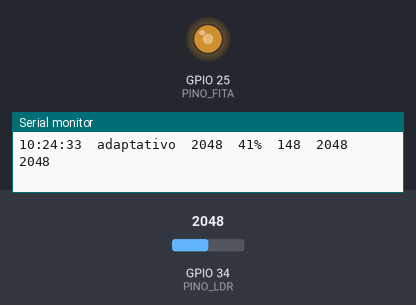
A sketch run on a simulated ESP32. On the bench: output pins drawn as LEDs (lit = HIGH), the last lines printed to the serial monitor. The inputs (shaded band) are chosen by the test bench; at power-on: GPIO 34 (PINO_LDR) = 2048 (analog values on the 0–4095 scale). WiFi joins after 1.5 s; servers stay silent unless stated; the local clock reads 2024-03-15 10:24:30 at power-on unless the sketch sets it.

Above: at 3.2 s.
3.3 s: GPIO 34 (PINO_LDR) set to 2866
At 4.8 s:
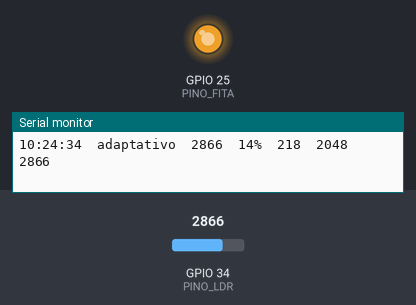
5.1 s: GPIO 34 (PINO_LDR) set to 1228
At 6.3 s:
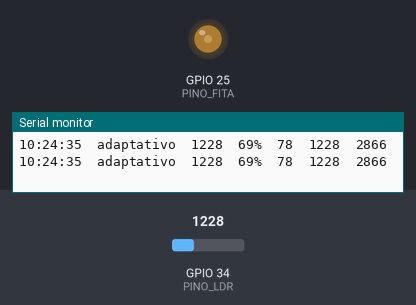
6.7 s: GPIO 34 (PINO_LDR) set to 491
At 7.6 s:
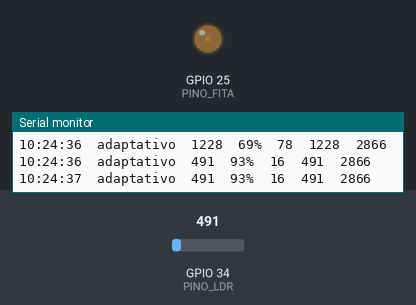
8.3 s: GPIO 34 (PINO_LDR) set to 2047
At 8.9 s:
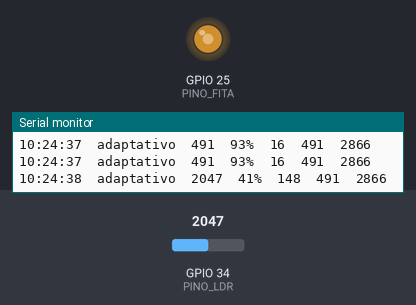
Timing chart, 0 to 10.9 s (numbered marks = the images above; inputs shaded):
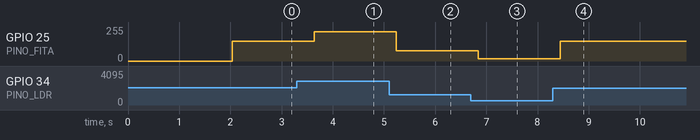

The sketch:

leitura_ldr.ino
```cpp
#include <Arduino.h>
#include <WiFi.h>
#include <esp_sntp.h>
#include <time.h>

constexpr char WIFI_SSID[] = "SUA_REDE";
constexpr char WIFI_SENHA[] = "SUA_SENHA";
constexpr uint32_t INTERVALO_RECONEXAO_MS = 10000;

constexpr char FUSO_HORARIO[] = "HST10";
constexpr char SERVIDOR_NTP_1[] = "a.st1.ora.br";
constexpr char SERVIDOR_NTP_2[] = "pool.ntp.org";

constexpr uint8_t HORA_INICIO_MATINAL = 5;
constexpr uint8_t HORA_FIM_MATINAL = 17;

constexpr uint8_t PINO_LDR = 34;
constexpr uint8_t PINO_FITA = 25;

constexpr uint16_t LEITURA_ESCURO = 3300;
constexpr uint16_t LEITURA_CLARO = 300;

constexpr uint8_t AMOSTRAS = 16;
constexpr uint16_t INTERVALO_MS = 500;
constexpr uint16_t ADC_MAXIMO = 4095;
constexpr uint8_t PWM_MAXIMO = 255;

enum class Modo { DESATIVADO, ADAPTATIVO };

uint16_t menorLeitura = ADC_MAXIMO;
uint16_t maiorLeitura = 0;
uint32_t ultimaTentativaWiFi = 0;

void conectarWiFi() {
  Serial.printf("Wi-Fi: conectando a %s...\n", WIFI_SSID);
  WiFi.begin(WIFI_SSID, WIFI_SENHA);
  ultimaTentativaWiFi = millis();
}

void manterWiFi() {
  if (WiFi.status() == WL_CONNECTED) return;
  if (millis() - ultimaTentativaWiFi < INTERVALO_RECONEXAO_MS) return;
  WiFi.disconnect();
  conectarWiFi();
}

void aoEventoWiFi(WiFiEvent_t evento, WiFiEventInfo_t info) {
  switch (evento) {
    case ARDUINO_EVENT_WIFI_STA_GOT_IP:
      Serial.printf("Wi-Fi: conectado, IP %s\n", WiFi.localIP().toString().c_str());
      break;
    case ARDUINO_EVENT_WIFI_STA_DISCONNECTED:
      Serial.printf("Wi-Fi: desconectado (motivo %u)\n", info.wifi_sta_disconnected.reason);
      break;
    default:
      break;
  }
}

void aoSincronizarRelogio(struct timeval *) {
  struct tm agora;
  getLocalTime(&agora, 0);
  char texto[20];
  strftime(texto, sizeof(texto), "%d/%m/%Y %H:%M:%S", &agora);
  Serial.printf("Relogio: sincronizado, %s (%s)\n", texto, FUSO_HORARIO);
}

bool obterHora(struct tm &agora) {
  return getLocalTime(&agora, 0);
}

Modo escolherModo(bool horaValida, const struct tm &agora) {
  if (!horaValida) return Modo::DESATIVADO;
  bool matinal = agora.tm_hour >= HORA_INICIO_MATINAL && agora.tm_hour < HORA_FIM_MATINAL;
  return matinal ? Modo::ADAPTATIVO : Modo::DESATIVADO;
}

uint16_t lerMediaAnalogica() {
  uint32_t soma = 0;
  for (uint8_t i = 0; i < AMOSTRAS; i++) {
    soma += analogRead(PINO_LDR);
    delay(2);
  }
  return soma / AMOSTRAS;
}

uint8_t calcularLuz(uint16_t bruto) {
  uint16_t limitado = constrain(bruto, LEITURA_CLARO, LEITURA_ESCURO);
  return map(limitado, LEITURA_ESCURO, LEITURA_CLARO, 0, 100);
}

uint8_t calcularIntensidade(uint16_t bruto) {
  uint16_t limitado = constrain(bruto, LEITURA_CLARO, LEITURA_ESCURO);
  return map(limitado, LEITURA_CLARO, LEITURA_ESCURO, 0, PWM_MAXIMO);
}

void setup() {
  Serial.begin(115200);
  delay(2000);

  analogReadResolution(12);
  analogSetAttenuation(ADC_11db);
  analogWrite(PINO_FITA, 0);

  Serial.println();
  Serial.println(F("Estufa: controle da fita pelo LDR"));

  WiFi.mode(WIFI_STA);
  WiFi.setAutoReconnect(false);
  WiFi.onEvent(aoEventoWiFi);

  sntp_set_time_sync_notification_cb(aoSincronizarRelogio);
  configTzTime(FUSO_HORARIO, SERVIDOR_NTP_1, SERVIDOR_NTP_2);

  conectarWiFi();

  Serial.println(F("hora\t\tmodo\t\tbruto\tluz(%)\tpwm\tmin\tmax"));
}

void loop() {
  manterWiFi();

  struct tm agora;
  bool horaValida = obterHora(agora);
  Modo modo = escolherModo(horaValida, agora);

  uint16_t bruto = lerMediaAnalogica();
  if (bruto < menorLeitura) menorLeitura = bruto;
  if (bruto > maiorLeitura) maiorLeitura = bruto;

  uint8_t intensidade = modo == Modo::ADAPTATIVO ? calcularIntensidade(bruto) : 0;
  analogWrite(PINO_FITA, intensidade);

  char hora[9] = "--:--:--";
  if (horaValida) strftime(hora, sizeof(hora), "%H:%M:%S", &agora);

  Serial.printf("%s\t%s\t%u\t%u%%\t%u\t%u\t%u\n",
                hora,
                modo == Modo::ADAPTATIVO ? "adaptativo" : "desativado",
                bruto, calcularLuz(bruto), intensidade, menorLeitura, maiorLeitura);

  delay(INTERVALO_MS);
}
```

Measured:
- after the input at 3.3 s, GPIO 25 (PINO_FITA): 148/255 → 218/255 after 0.34 s
- after the input at 5.1 s, GPIO 25 (PINO_FITA): 218/255 → 78/255 after 0.14 s
- after the input at 6.7 s, GPIO 25 (PINO_FITA): 78/255 → 16/255 after 0.15 s
- after the input at 8.3 s, GPIO 25 (PINO_FITA): 16/255 → 148/255 after 0.15 s
